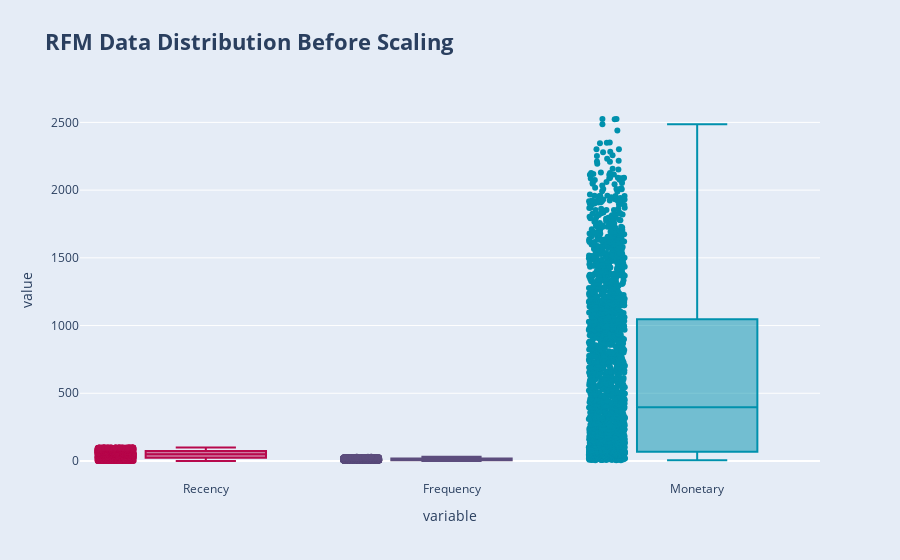

Notebook source saved alongside this figure:
### Code cell
from plotly.offline import download_plotlyjs, init_notebook_mode, plot, iplot
init_notebook_mode(connected=True)

fig = px.box(pd.melt(df_rfm), x='variable', y='value',
             title='<b>RFM Data Distribution Before Scaling</b>',
             color='variable', color_discrete_sequence=colors_rfm,
             boxmode='overlay', points='all')

fig.update_layout(showlegend=False,paper_bgcolor='rgb(229, 236, 246)',
                  title_font_size=22)

fig.show()

### Figure 1 — Plotly figure (JSON) as saved in the notebook; plotly's stock layout.template omitted (floating-point values rounded to 4 significant figures; data arrays with more than 128 entries replaced by an {"elided": "..."} marker saying what was removed)
{"data": [{"alignmentgroup": "True", "boxpoints": "all", "hovertemplate": "variable=%{x}<br>value=%{y}<extra></extra>", "legendgroup": "Recency", "marker": {"color": "rgb(183, 9, 76)"}, "name": "Recency", "notched": false, "offsetgroup": "Recency", "orientation": "v", "showlegend": true, "type": "box", "x": {"elided": "2240 str values"}, "x0": " ", "xaxis": "x", "y": {"elided": "2240 int values"}, "y0": " ", "yaxis": "y"}, {"alignmentgroup": "True", "boxpoints": "all", "hovertemplate": "variable=%{x}<br>value=%{y}<extra></extra>", "legendgroup": "Frequency", "marker": {"color": "rgb(92, 77, 125)"}, "name": "Frequency", "notched": false, "offsetgroup": "Frequency", "orientation": "v", "showlegend": true, "type": "box", "x": {"elided": "2240 str values"}, "x0": " ", "xaxis": "x", "y": {"elided": "2240 int values"}, "y0": " ", "yaxis": "y"}, {"alignmentgroup": "True", "boxpoints": "all", "hovertemplate": "variable=%{x}<br>value=%{y}<extra></extra>", "legendgroup": "Monetary", "marker": {"color": "rgb(0, 145, 173)"}, "name": "Monetary", "notched": false, "offsetgroup": "Monetary", "orientation": "v", "showlegend": true, "type": "box", "x": {"elided": "2240 str values"}, "x0": " ", "xaxis": "x", "y": {"elided": "2240 int values"}, "y0": " ", "yaxis": "y"}], "layout": {"boxmode": "overlay", "legend": {"title": {"text": "variable"}, "tracegroupgap": 0}, "paper_bgcolor": "rgb(229, 236, 246)", "showlegend": false, "title": {"font": {"size": 22}, "text": "<b>RFM Data Distribution Before Scaling</b>"}, "xaxis": {"anchor": "y", "categoryarray": ["Recency", "Frequency", "Monetary"], "categoryorder": "array", "domain": [0, 1], "title": {"text": "variable"}}, "yaxis": {"anchor": "x", "domain": [0, 1], "title": {"text": "value"}}}}
